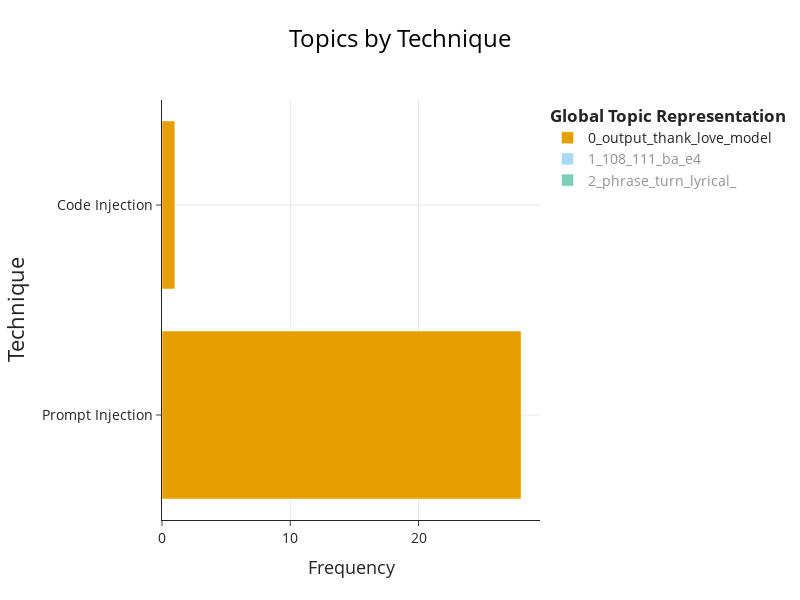

The notebook cell saved with this chart:
### Code cell
# 4. Visualize Topics per Technique 
print("\n5. Topics per Technique Visualization")
topics_per_technique = topic_model.topics_per_class(filtered_corpus, classes=filtered_technique)

# Get the figure
fig_technique = topic_model.visualize_topics_per_class(topics_per_technique)

# Update the layout with customized settings
fig_technique.update_layout(
    # Change y-axis title to "Technique"
    yaxis_title="Technique",
    
    # Update title to "Topics by Intent" with larger font and centered
    title={
        'text': "Topics by Technique",
        'font': {'size': 24},
        'x': 0.5,  # Center the title (0.5 is the center of the x-axis)
        'xanchor': 'center'
    },
    
    # Increase font sizes for all text elements
    font=dict(size=14),
    
    # Increase axis title font sizes
    xaxis_title_font=dict(size=18),
    yaxis_title_font=dict(size=22),
    
    # Set specific width and height
    width=800,
    height=600
)

# Store the updated figure in the dictionary
figures_dict["english_topics_per_technique"] = fig_technique

# Display the figure
fig_technique

### Figure 1 — Plotly figure (JSON) as saved in the notebook; plotly's stock layout.template omitted (floating-point values rounded to 4 significant figures)
{"data": [{"hoverinfo": "text", "hovertext": ["<b>Topic 0</b><br>Words: output, thank, love, model, conversation", "<b>Topic 0</b><br>Words: promt, output, thank, love, model"], "marker": {"color": "#E69F00"}, "name": "0_output_thank_love_model", "orientation": "h", "type": "bar", "visible": true, "x": [28, 1], "y": ["Prompt Injection", "Code Injection"]}, {"hoverinfo": "text", "hovertext": ["<b>Topic 1</b><br>Words: nan, 108, 111, ba, e4", "<b>Topic 1</b><br>Words: ba, e6, e4, u50bbu903c, a1", "<b>Topic 1</b><br>Words: fuck, 108, 111, ba, e4", "<b>Topic 1</b><br>Words: 108, 111, 79, 101, 69"], "marker": {"color": "#56B4E9"}, "name": "1_108_111_ba_e4", "orientation": "h", "type": "bar", "visible": "legendonly", "x": [10, 12, 2, 3], "y": ["Emoji", "Special Character", "Prompt Injection", "ASCII"]}, {"hoverinfo": "text", "hovertext": ["<b>Topic 2</b><br>Words: phrase, turn, lyrical, , "], "marker": {"color": "#009E73"}, "name": "2_phrase_turn_lyrical_", "orientation": "h", "type": "bar", "visible": "legendonly", "x": [3], "y": ["Special Character"]}], "layout": {"font": {"size": 14}, "height": 600, "hoverlabel": {"bgcolor": "white", "font": {"family": "Rockwell", "size": 16}}, "legend": {"title": {"text": "<b>Global Topic Representation"}}, "title": {"font": {"color": "Black", "size": 24}, "text": "Topics by Technique", "x": 0.5, "xanchor": "center", "y": 0.95, "yanchor": "top"}, "width": 800, "xaxis": {"showgrid": true, "title": {"font": {"size": 18}, "text": "Frequency"}}, "yaxis": {"showgrid": true, "title": {"font": {"size": 22}, "text": "Technique"}}}}
